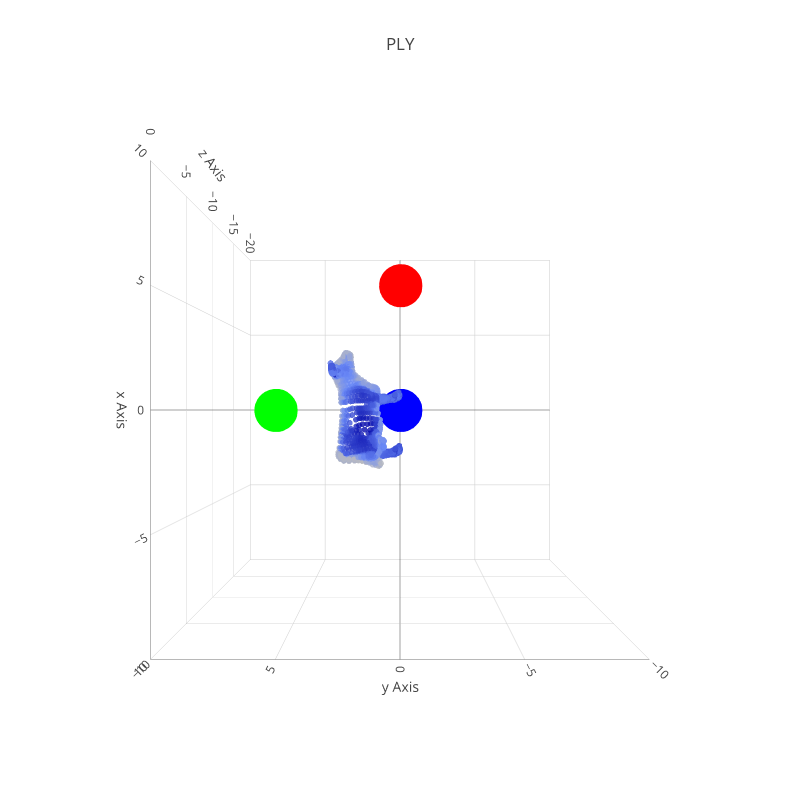

The cell this chart's notebook holds for it:
### Markdown cell above
### Plot!

### Code cell
cowScat =Scatter3d(x=x,
                y=y,
                z=z,
                mode='markers',
                marker=dict(
                    size=2,
                    color=z,                # set color to an array/list of desired values
                    colorscale='Red',   # choose a colorscale
                    opacity=0.8)
               )

xMark =Scatter3d(x=[5],
            y=[0],
            z=[0],
            mode='markers',
            marker=dict(size=15,color='rgb(255,0,0)')#'#f44242')
           )

yMark =Scatter3d(x=[0],
            y=[5],
            z=[0],
            mode='markers',
            marker=dict(size=15,color='rgb(0,255,0)')
           )

zMark =Scatter3d(x=[0],
            y=[0],
            z=[-5],
            mode='markers',
            marker=dict(size=15,color='rgb(0,0,255)')
           )

        
axis=dict(showbackground=False,
          showline=True,  
          zeroline=True,
          showgrid=True,
          showticklabels=True,
          title='' 
          )

layout = Layout(title="PLY", 
                width=800,
                height=800,
                showlegend=False,
                scene=Scene(aspectmode='manual',
                            aspectratio=dict(x=1, y=1, z=1),
                            xaxis=dict(range=[-10, 10], title='x Axis'),
                            yaxis=dict(range=[-10, 10], title='y Axis'),
                            zaxis=dict(range=[-20,0], title='z Axis'),
                            camera = dict(
                                up=dict(x=1, y=0, z=0),
                                center=dict(x=0, y=0, z=0),
                                eye=dict(x=0, y=0, z=2)
                            ),

                           ),
                margin=Margin(t=100),
                hovermode='closest',
                
                )

data=Data([cowScat,xMark,yMark,zMark])
fig=Figure(data=data, layout=layout)
iplot(fig)

### Figure 1 — Plotly figure (JSON) as saved in the notebook; plotly's stock layout.template omitted (floating-point values rounded to 4 significant figures; data arrays with more than 128 entries replaced by an {"elided": "..."} marker saying what was removed)
{"data": [{"marker": {"color": {"elided": "2903 float values"}, "colorscale": "Red", "opacity": 0.8, "size": 2}, "mode": "markers", "type": "scatter3d", "x": {"elided": "2903 float values"}, "y": {"elided": "2903 float values"}, "z": {"elided": "2903 float values"}}, {"marker": {"color": "rgb(255,0,0)", "size": 15}, "mode": "markers", "type": "scatter3d", "x": [5], "y": [0], "z": [0]}, {"marker": {"color": "rgb(0,255,0)", "size": 15}, "mode": "markers", "type": "scatter3d", "x": [0], "y": [5], "z": [0]}, {"marker": {"color": "rgb(0,0,255)", "size": 15}, "mode": "markers", "type": "scatter3d", "x": [0], "y": [0], "z": [-5]}], "layout": {"height": 800, "hovermode": "closest", "margin": {"t": 100}, "scene": {"aspectmode": "manual", "aspectratio": {"x": 1, "y": 1, "z": 1}, "camera": {"center": {"x": 0, "y": 0, "z": 0}, "eye": {"x": 0, "y": 0, "z": 2}, "up": {"x": 1, "y": 0, "z": 0}}, "xaxis": {"range": [-10, 10], "title": "x Axis"}, "yaxis": {"range": [-10, 10], "title": "y Axis"}, "zaxis": {"range": [-20, 0], "title": "z Axis"}}, "showlegend": false, "title": "PLY", "width": 800}}
